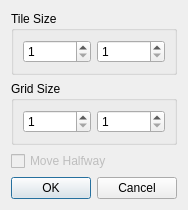
<?xml version="1.0" encoding="UTF-8"?>
<ui version="4.0">
 <class>SetTileSizeDialog</class>
 <widget class="QDialog" name="SetTileSizeDialog">
  <property name="geometry">
   <rect>
    <x>0</x>
    <y>0</y>
    <width>174</width>
    <height>188</height>
   </rect>
  </property>
  <property name="windowTitle">
   <string>Tile Size</string>
  </property>
  <property name="modal">
   <bool>true</bool>
  </property>
  <layout class="QVBoxLayout" name="verticalLayout">
   <item>
    <widget class="QGroupBox" name="groupBox">
     <property name="title">
      <string>Tile Size</string>
     </property>
     <layout class="QHBoxLayout" name="horizontalLayout">
      <item>
       <widget class="QSpinBox" name="tile_width_spinBox">
        <property name="minimum">
         <number>1</number>
        </property>
        <property name="maximum">
         <number>1024</number>
        </property>
       </widget>
      </item>
      <item>
       <widget class="QSpinBox" name="tile_height_spinBox">
        <property name="minimum">
         <number>1</number>
        </property>
        <property name="maximum">
         <number>1024</number>
        </property>
       </widget>
      </item>
     </layout>
    </widget>
   </item>
   <item>
    <widget class="QGroupBox" name="groupBox_2">
     <property name="enabled">
      <bool>true</bool>
     </property>
     <property name="title">
      <string>Grid Size</string>
     </property>
     <layout class="QHBoxLayout" name="horizontalLayout_2">
      <item>
       <widget class="QSpinBox" name="grid_width_spinBox">
        <property name="enabled">
         <bool>true</bool>
        </property>
        <property name="minimum">
         <number>1</number>
        </property>
        <property name="maximum">
         <number>1024</number>
        </property>
       </widget>
      </item>
      <item>
       <widget class="QSpinBox" name="grid_height_spinBox">
        <property name="enabled">
         <bool>true</bool>
        </property>
        <property name="minimum">
         <number>1</number>
        </property>
        <property name="maximum">
         <number>1024</number>
        </property>
       </widget>
      </item>
     </layout>
    </widget>
   </item>
   <item>
    <widget class="QCheckBox" name="checkBox">
     <property name="enabled">
      <bool>false</bool>
     </property>
     <property name="text">
      <string>Move Halfway</string>
     </property>
    </widget>
   </item>
   <item>
    <spacer name="verticalSpacer">
     <property name="orientation">
      <enum>Qt::Vertical</enum>
     </property>
     <property name="sizeHint" stdset="0">
      <size>
       <width>20</width>
       <height>40</height>
      </size>
     </property>
    </spacer>
   </item>
   <item>
    <widget class="QDialogButtonBox" name="buttonBox">
     <property name="orientation">
      <enum>Qt::Horizontal</enum>
     </property>
     <property name="standardButtons">
      <set>QDialogButtonBox::Cancel|QDialogButtonBox::Ok</set>
     </property>
     <property name="centerButtons">
      <bool>true</bool>
     </property>
    </widget>
   </item>
  </layout>
 </widget>
 <resources/>
 <connections>
  <connection>
   <sender>buttonBox</sender>
   <signal>accepted()</signal>
   <receiver>SetTileSizeDialog</receiver>
   <slot>accept()</slot>
   <hints>
    <hint type="sourcelabel">
     <x>248</x>
     <y>254</y>
    </hint>
    <hint type="destinationlabel">
     <x>157</x>
     <y>274</y>
    </hint>
   </hints>
  </connection>
  <connection>
   <sender>buttonBox</sender>
   <signal>rejected()</signal>
   <receiver>SetTileSizeDialog</receiver>
   <slot>reject()</slot>
   <hints>
    <hint type="sourcelabel">
     <x>316</x>
     <y>260</y>
    </hint>
    <hint type="destinationlabel">
     <x>286</x>
     <y>274</y>
    </hint>
   </hints>
  </connection>
 </connections>
</ui>
